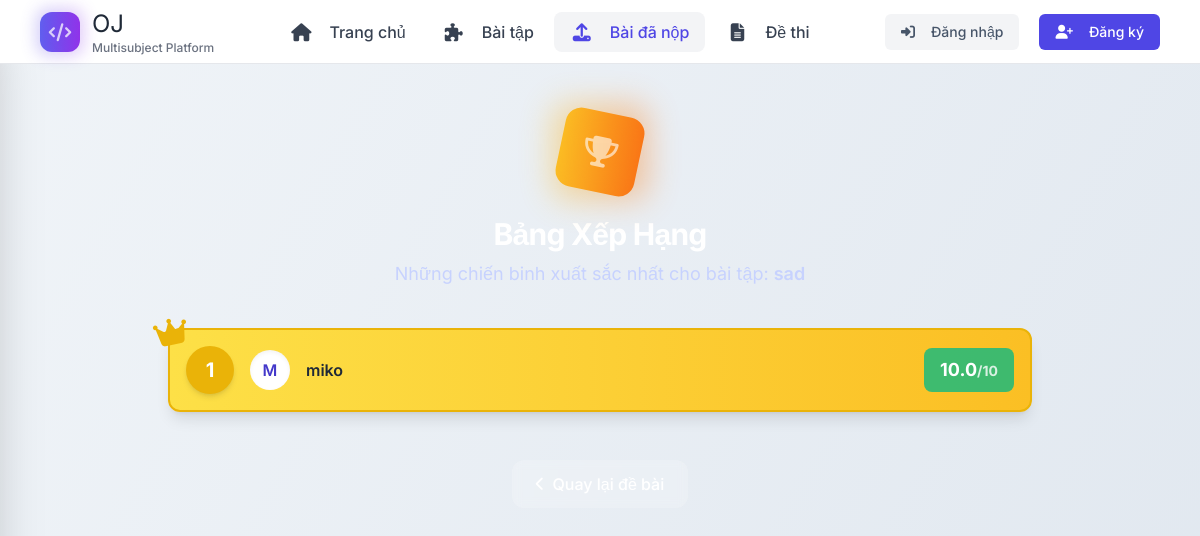
Page /submissions/ranking/5/ on the earlier database version.
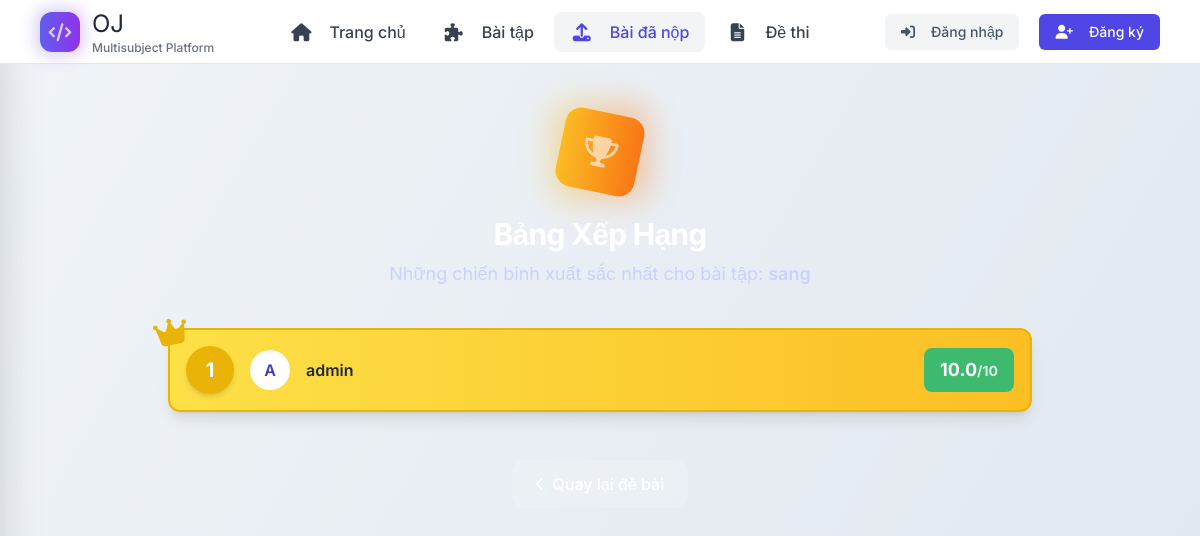
Same page on the later database version.
### problems/models.py (models this page shows, shortened)
class Problem(models.Model):
    title = models.CharField(max_length=200)
    description = models.TextField()
    subject = models.CharField(max_length=10, choices=SUBJECT_CHOICES)
    question_type = models.CharField(max_length=10, choices=QUESTION_TYPE, default='WRIT')
    difficulty = models.CharField(max_length=10, choices=DIFFICULTY_LEVELS)
    author = models.ForeignKey(User, on_delete=models.CASCADE, null=True)
    grading_criteria = models.TextField(null=True, blank=True, help_text="Tiêu chí chấm bài (dành cho AI)")
    created_at = models.DateTimeField(default=timezone.now)
    is_hidden = models.BooleanField(default=False)
    choice_a = models.CharField(max_length=255, null=True, blank=True)
    choice_b = models.CharField(max_length=255, null=True, blank=True)
    choice_c = models.CharField(max_length=255, null=True, blank=True)
    choice_d = models.CharField(max_length=255, null=True, blank=True)
    correct_answer = models.CharField(
        max_length=1,
        choices=[('A', 'A'), ('B', 'B'), ('C', 'C'), ('D', 'D')],
        null=True, blank=True,
        help_text="Chỉ áp dụng cho câu hỏi trắc nghiệm"
    )

### users/models.py (models this page shows)
class CustomUser(AbstractUser):
    is_teacher = models.BooleanField(default=False)

### submissions/views.py (the view)
# urls.py: path('ranking/<int:problem_id>/', problem_ranking, name='problem_ranking'),
def problem_ranking(request, problem_id):
    problem = get_object_or_404(Problem, id=problem_id)
    top_scores = (
        Submission.objects
        .filter(problem=problem, score__isnull=False)
        .values('user__username')
        .annotate(best_score=Max('score'))
        .order_by('-best_score')
    )
    return render(request, 'submissions/ranking.html', {
        'problem': problem,
        'top_scores': top_scores
    })

### templates/submissions/ranking.html (shortened to what this page needs)
{% extends 'base.html' %}
{% block content %}
<div class="max-w-4xl mx-auto px-4 py-8">
  <header class="relative mb-10 text-center">
    <div class="relative inline-block">
      <div class="w-20 h-20 bg-gradient-to-r from-amber-400 to-orange-500 rounded-2xl flex items-center justify-center text-white text-3xl transform rotate-12 transition-transform hover:rotate-0 hover:scale-110">
        <i class="fas fa-trophy"></i>
      </div>
      <div class="absolute -inset-2 bg-gradient-to-r from-amber-400 to-orange-500 rounded-2xl blur-lg opacity-40"></div>
    </div>
    <h1 class="mt-6 text-3xl font-bold text-white tracking-tight">Bảng Xếp Hạng</h1>
    <p class="mt-2 text-lg text-indigo-200">
      Những chiến binh xuất sắc nhất cho bài tập: <strong class="font-semibold">{{ problem.title }}</strong>
    </p>
  </header>
  {% if top_scores %}
    <div class="space-y-3">
      {% for row in top_scores %}
        {% with forloop.counter as rank %}
        <div
          class="
            ranking-item relative flex items-center p-4 rounded-xl shadow-lg
            transition-all duration-300 hover:shadow-2xl hover:scale-[1.02]
            {% if rank == 1 %} bg-gradient-to-r from-yellow-300 to-amber-400 border-2 border-yellow-500
            {% elif rank == 2 %} bg-gradient-to-r from-slate-200 to-gray-300 border-2 border-slate-400
            {% elif rank == 3 %} bg-gradient-to-r from-orange-300 to-amber-500 border-2 border-orange-500
            {% else %} bg-white/90 backdrop-blur-sm border border-gray-200 {% endif %}
            slide-in-item
          "
          style="--delay-index: {{ forloop.counter0 }};"
        >
          <div class="flex-shrink-0 w-12 h-12 flex items-center justify-center font-bold text-xl rounded-full mr-4
            {% if rank == 1 %} bg-yellow-500 text-white shadow-md
            {% elif rank == 2 %} bg-slate-400 text-white shadow-md
            {% elif rank == 3 %} bg-orange-500 text-white shadow-md
            {% else %} bg-indigo-100 text-indigo-600 {% endif %}
          ">
            {{ rank }}
          </div>
          <div class="flex-grow flex items-center">
            <div class="w-10 h-10 bg-white rounded-full flex items-center justify-center font-semibold text-indigo-700 mr-4 uppercase shadow-inner">
                {{ row.user__username|first }}
            </div>
            <span class="font-semibold text-gray-800">{{ row.user__username }}</span>
          </div>
          <div class="flex-shrink-0 ml-4">
             <div class="px-4 py-2 rounded-lg text-center font-bold
                {% if row.best_score >= 8 %} bg-emerald-500/80 text-white
                {% elif row.best_score >= 5 %} bg-amber-500/80 text-white
                {% else %} bg-red-500/80 text-white {% endif %}
             ">
                <span class="text-lg">{{ row.best_score }}</span><span class="text-sm opacity-80">/10</span>
             </div>
          </div>
          {% if rank == 1 %}
          <div class="absolute -top-4 -left-4 text-3xl text-yellow-500 transform -rotate-12">
            <i class="fas fa-crown"></i>
          </div>
          {% endif %}
        </div>
        {% endwith %}
      {% endfor %}
    </div>
  {% endif %}
  <div class="mt-12 text-center">
      <a href="{% url 'problem_detail' problem.id %}" class="inline-flex items-center px-6 py-3 bg-white/20 text-white rounded-xl hover:bg-white/30 backdrop-blur-sm transition-colors duration-300 font-medium">
          <i class="fas fa-chevron-left mr-2 text-sm"></i>
      </a>
  </div>
</div>
{% endblock %}

Differences in the rows shown:
removed CustomUser: rank "1", user__username|first "M", user__username "miko", best_score "10.0"
changed Problem: title "sad" → "sang"
added CustomUser: rank "1", user__username|first "A", user__username "admin", best_score "10.0"
